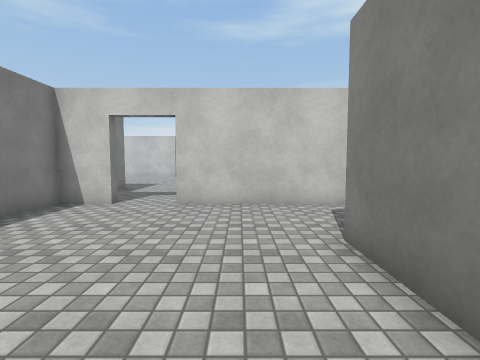
View 1 (above)

24 first-person views from a walk through a Unity game level. The camera is 1.3 m above the floor, tilts 4° down and sees 85° across. The floor is counted in squares, 1 m on a side. Each view is taken from the middle of a square. On the plan, view 1 faces up. The plan holds only what a view shows up to about 13 squares ahead; the rest is blank. The place goes on beyond the plan. Surface patterns are stand-ins for the level's own textures.

View 2
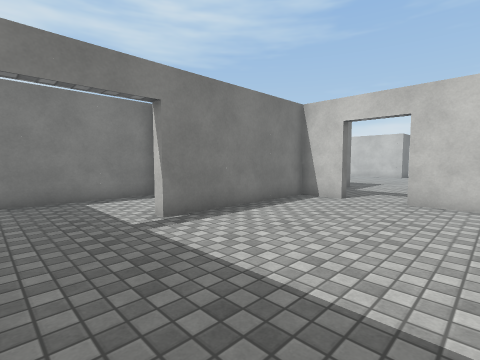

View 3
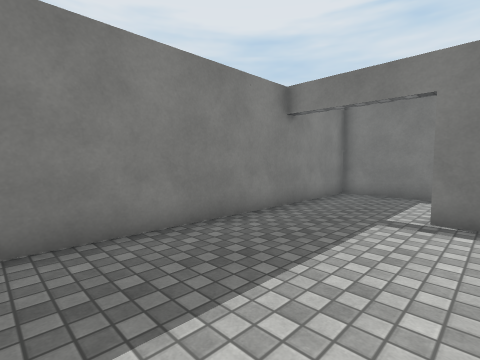

View 4
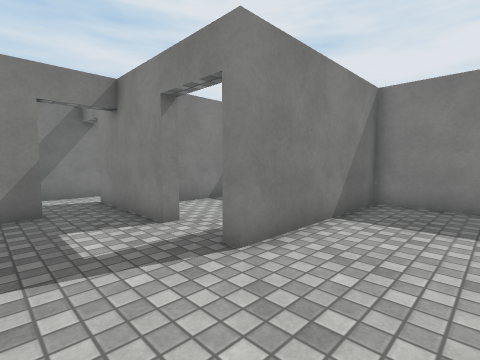

View 5
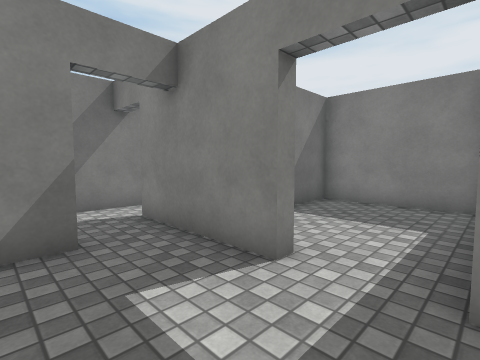

View 6
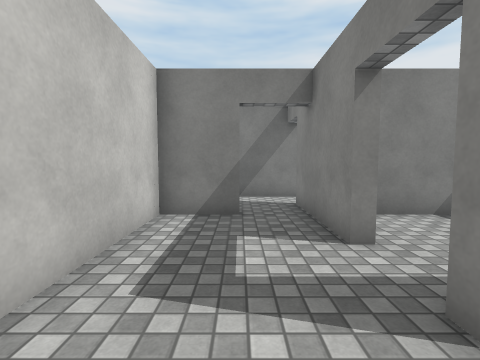

View 7
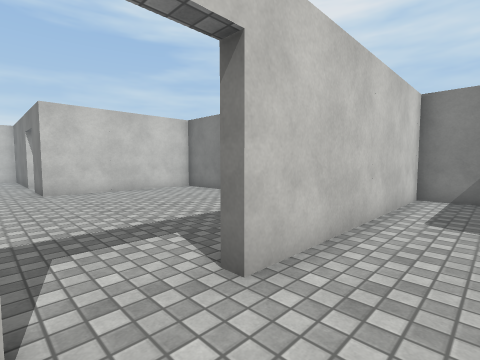

View 8
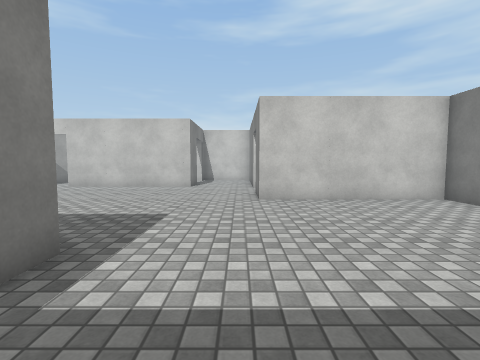

View 9
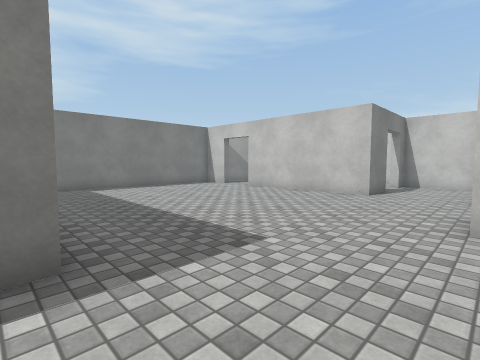

View 10
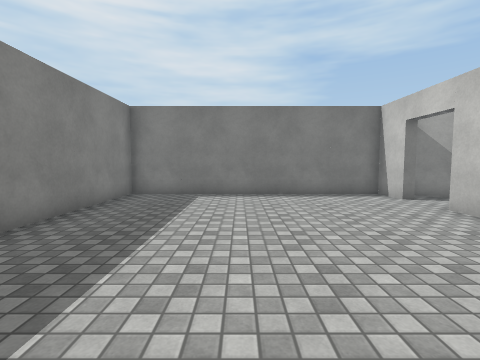

View 11
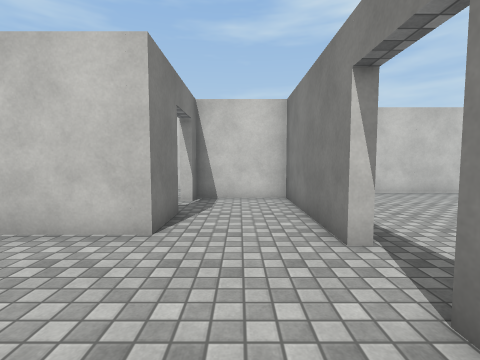

View 12
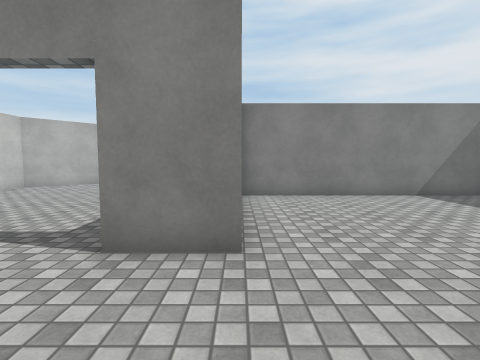

View 13
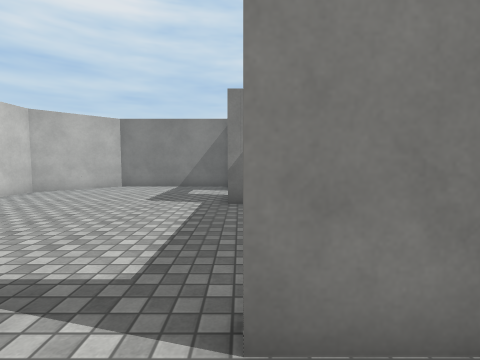

View 14
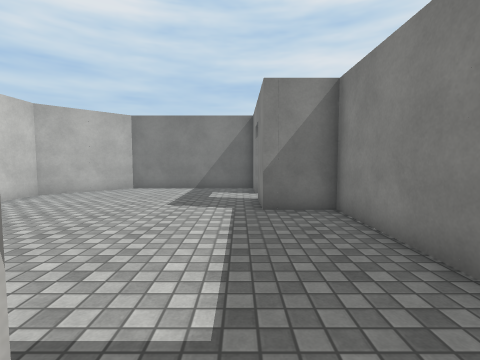

View 15
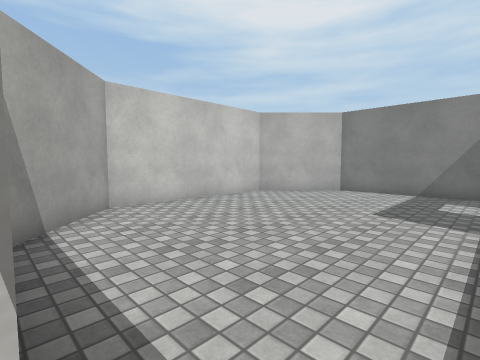

View 16
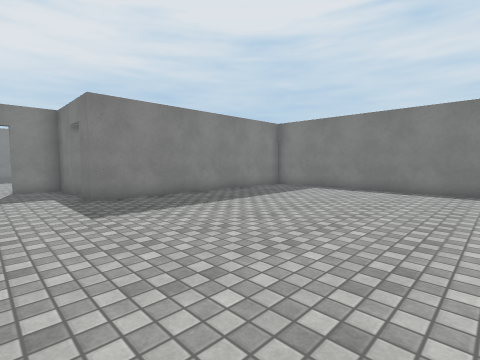

View 17
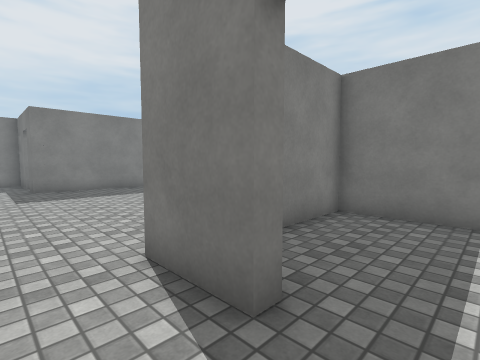

View 18
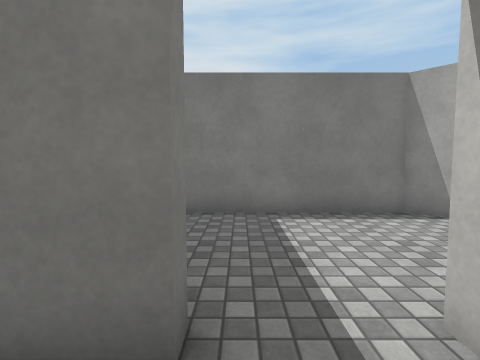

View 19
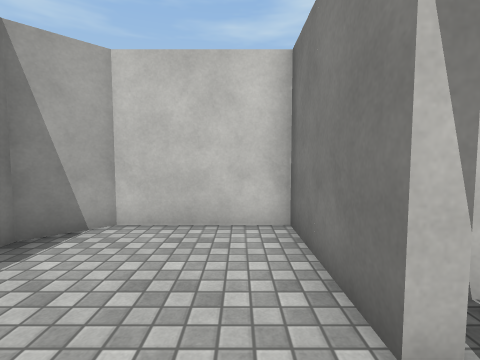

View 20
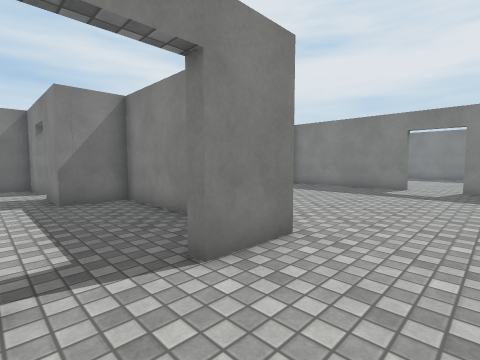

View 21
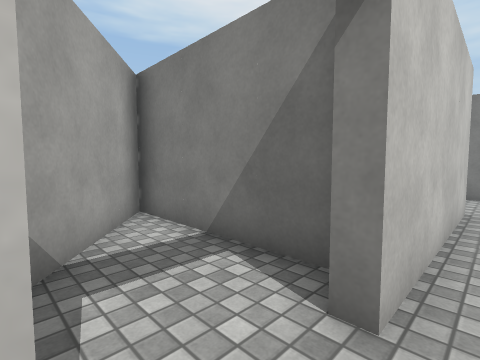

View 22
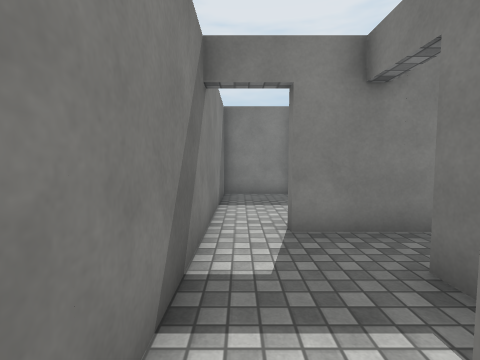

View 23
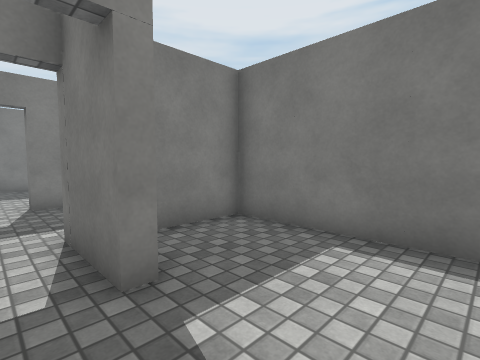

View 24
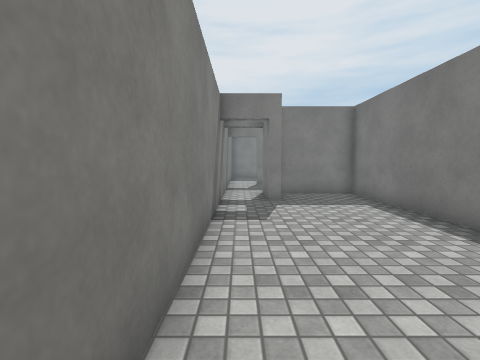

### Floor plan
Ten units are one square. View 1 is at (0, 0); x grows to the right and y downward. Boxes are objects, and circles mark ways between rooms. Rooms are numbered by the first view taken in them; rooms with no view inside come last. Other rooms are left out.
<svg viewBox="-160 -308 263 329">
<path fill="none" stroke="#000" d="M41 -38 41 -43 80 -43 80 -38M-39 -80 -56 -80 -56 -20 -60 -20M64 -60 64 -80 -19 -80M-95 -39 -95 16 17 16 17 -43 22 -43M68 -66 68 -60M96 -35 96 -75M-23 -220 -23 -274 -56 -274 -56 -266M-56 -105 -56 -84 -39 -84 -39 -80M-56 -246 -56 -226 -119 -226 -119 -230M-110 -234 -110 -287M-19 -80 -19 -84 -1 -84M-139 -230 -139 -226 -155 -226 -155 -126 -56 -126 -56 -115M-120 -275 -151 -236M41 -88 41 -180 -23 -180 -23 -200M76 -204 96 -204 96 -262 70 -288 6 -288 -17 -262M-19 -220 -23 -220M-2 -184 41 -184 41 -204 61 -204M-23 -200 -19 -200M-60 -246 -56 -246M-56 -266 -60 -266 -60 -303 -95 -303 -107 -292 -107 -230 -81 -230M-110 -287 -120 -275M44 -141 44 -84 74 -84M76 -104 80 -104 80 -79M96 -75 96 -184M24 16 64 16 64 -28M96 12 96 -35M70 16 98 16"/>
<circle cx="-25" cy="-80" r="3" fill="#2a7"/>
<circle cx="90" cy="-80" r="3" fill="#2a7"/>
<circle cx="35" cy="-40" r="3" fill="#2a7"/>
<circle cx="90" cy="-40" r="3" fill="#2a7"/>
<circle cx="-20" cy="-205" r="3" fill="#2a7"/>
<circle cx="-60" cy="-255" r="3" fill="#2a7"/>
<circle cx="70" cy="-200" r="3" fill="#2a7"/>
<text x="-10" y="-30">1</text>
<text x="-60" y="-170">2</text>
<text x="40" y="-240">3</text>
<text x="-80" y="-260">4</text>
<text x="70" y="-140">5</text>
<text x="40" y="-10">6</text>
<text x="80" y="-10">7</text>
</svg>
Room 1 opens to room 2. Room 1 opens to room 5. Room 1 opens to room 6. Room 1 opens to room 7. Room 2 opens to room 3. Room 2 opens to room 4. Room 3 opens to room 5.

Where each view was taken, in squares from view 1:
view 1: 0 up, 0 right, facing up
view 2: 1 down, 0 right, facing up-left
view 3: 3 up, 1 right, facing down-left
view 4: 7 up, 1 left, facing down-right
view 5: 7 up, 2 right, facing down-right
view 6: 6 up, 0 right, facing right
view 7: 6 up, 4 left, facing up-right
view 8: 9 up, 3 left, facing up
view 9: 12 up, 2 left, facing up-left
view 10: 17 up, 5 left, facing left
view 11: 18 up, 4 left, facing up
view 12: 18 up, 6 left, facing right
view 13: 20 up, 4 left, facing right
view 14: 21 up, 3 left, facing right
view 15: 21 up, 2 left, facing up-right
view 16: 22 up, 3 left, facing down-left
view 17: 26 up, 4 left, facing down-left
view 18: 25 up, 4 left, facing left
view 19: 25 up, 7 left, facing up
view 20: 22 up, 5 left, facing down-right
view 21: 22 up, 14 left, facing up-right
view 22: 9 up, 9 right, facing down
view 23: 13 up, 9 right, facing down-left
view 24: 19 up, 9 right, facing down
